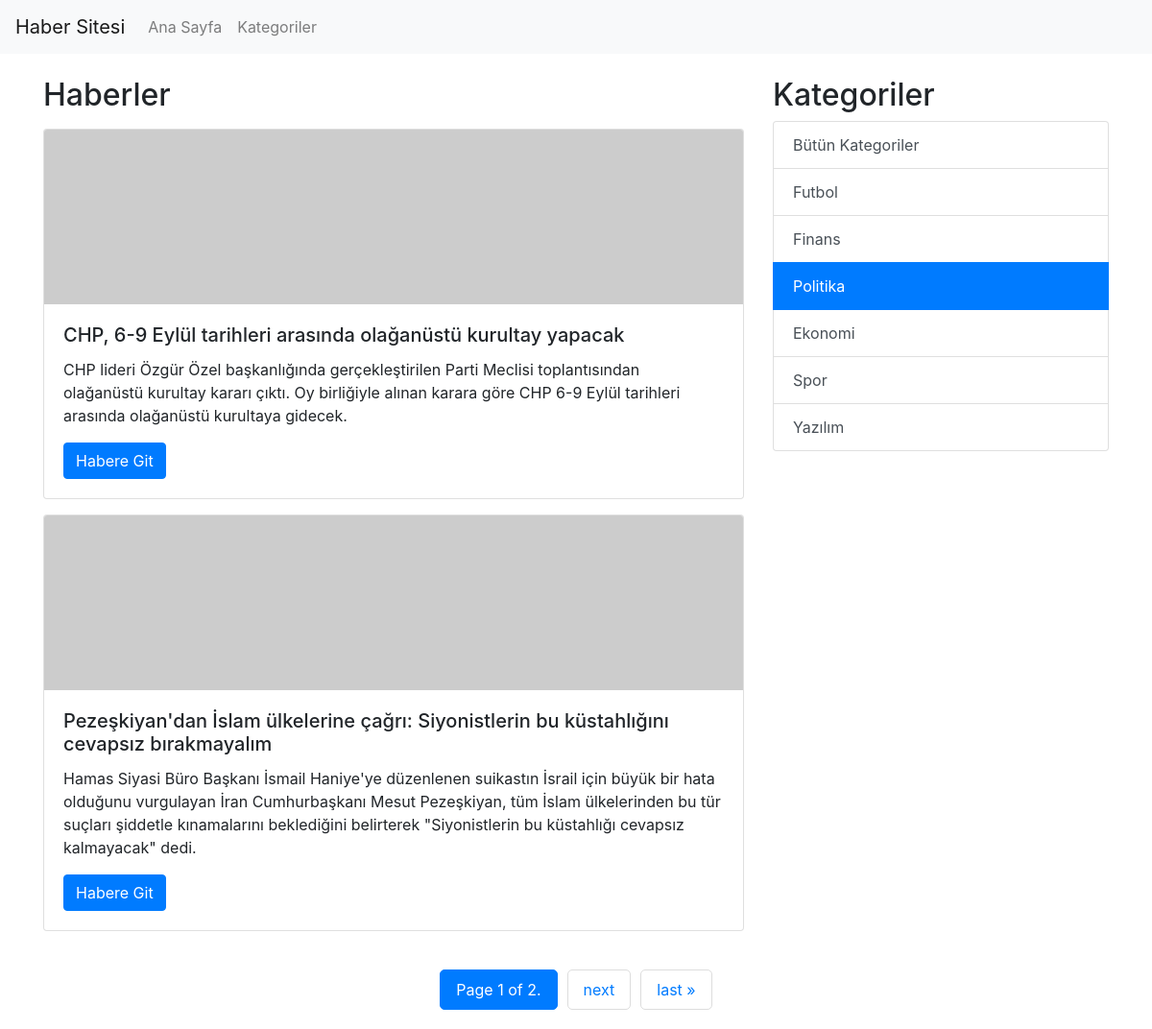
Before: /news/category/politika with the older database file.
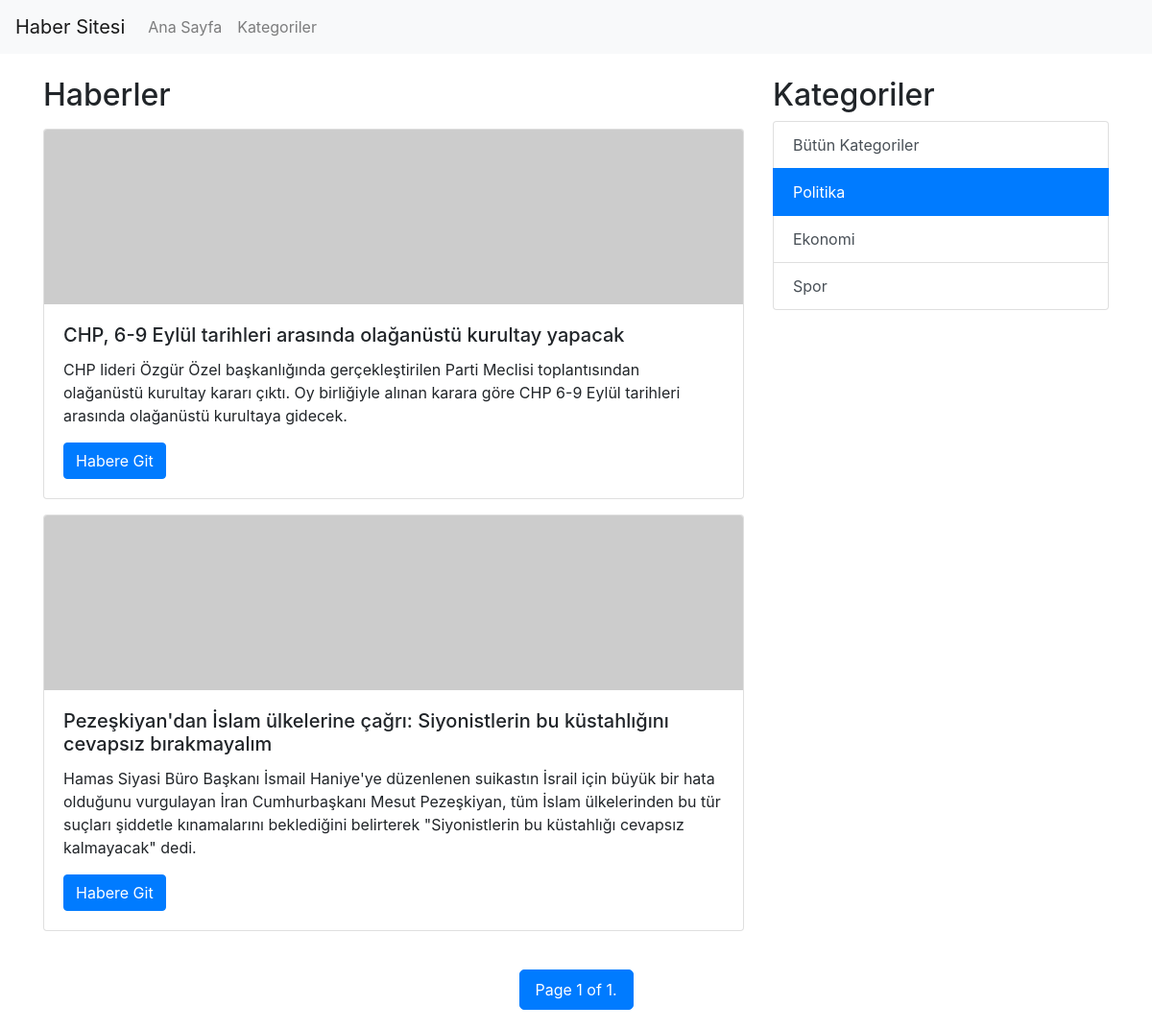
After: the same page with the newer database file.
### app/models.py (models this page shows, shortened)
class News(models.Model):
    title = models.CharField(max_length=255)
    alt_content = models.TextField(null=True)
    content = models.TextField(null=True)
    category = models.ForeignKey(Category, on_delete=models.DO_NOTHING, null=True, blank=True, related_name='newss')
    slug = models.SlugField(default="", null=False, blank=True, max_length=255)

class Category(models.Model):
    name = models.CharField(max_length=255)
    slug = models.SlugField(blank=True, default="", null=True)

### app/views.py (the view)
# urls.py: path("news/category/<slug:slug>", views.news_filter_category),
def news_filter_category(request, slug):
    categories = Category.objects.all()
    category = Category.objects.get(slug=slug)
    news = category.newss.all()
    selected_category = category.id
    paginator = Paginator(news, 2)
    page_number = request.GET.get('page')
    page_obj = paginator.get_page(page_number)
    return render(request, "app/category_news.html", { "categories":categories, "selected_category":selected_category, "page_obj":page_obj})

### templates/app/category_news.html (shortened to what this page needs)
{% extends "../partials/layout.html" %}
{% load static %}
{% block head %}
<link href="https://stackpath.bootstrapcdn.com/bootstrap/4.5.2/css/bootstrap.min.css" rel="stylesheet">
<link href="{% static "css/style.css" %}" rel="stylesheet">
{% endblock %}
{% block content %}
{% include "partials/_navbar.html" %}
<div class="container mt-4">
    <div class="row">
        <div class="col-md-8">
            <h2 class='mb-3'>Haberler</h2>
            <div class="news-item">
                {% if page_obj %}
                    {% for new in page_obj %}
                    <div class="card mb-3" style="">
                        <img src="https://picsum.photos/200/50" class="card-img-top" alt="...">
                        <div class="card-body">
                            <h5 class="card-title">{{ new.title }}</h5>
                            <p class="card-text">{{ new.alt_content }}</p>
                            <a href="/news/{{ new.slug }}" class="btn btn-primary">Habere Git</a>
                        </div>
                    </div>
                    {% endfor %}
                {% else %}
                    <div class="alert alert-warning">
                        Haber Bulunamadi.
                    </div>
                {% endif %}
            </div>
        </div>
        <div class="col-md-4">
            <h2>Kategoriler</h2>
            <div class="list-group">
                <a href="/" class="list-group-item list-group-item-action {% if selected_category == none %}active{% endif %}" >Bütün Kategoriler</a>
                {% for category in categories %}
                    <a href="/news/category/{{ category.slug }}" class="list-group-item list-group-item-action {% if category.id == selected_category %}active{% endif %}" >{{category.name}}</a>
                {% endfor %}
            </div>
        </div>
    </div>
</div>
{% include "../partials/_pagination.html" %}
{% endblock %}

Changed rows visible on the page:
removed Category: name "Futbol"
removed Category: name "Finans"
removed Category: name "Yazılım"
Other visible differences:
{{ page_obj.paginator.num_pages }}: "2" → "1"
text no longer shown: "next last »"
